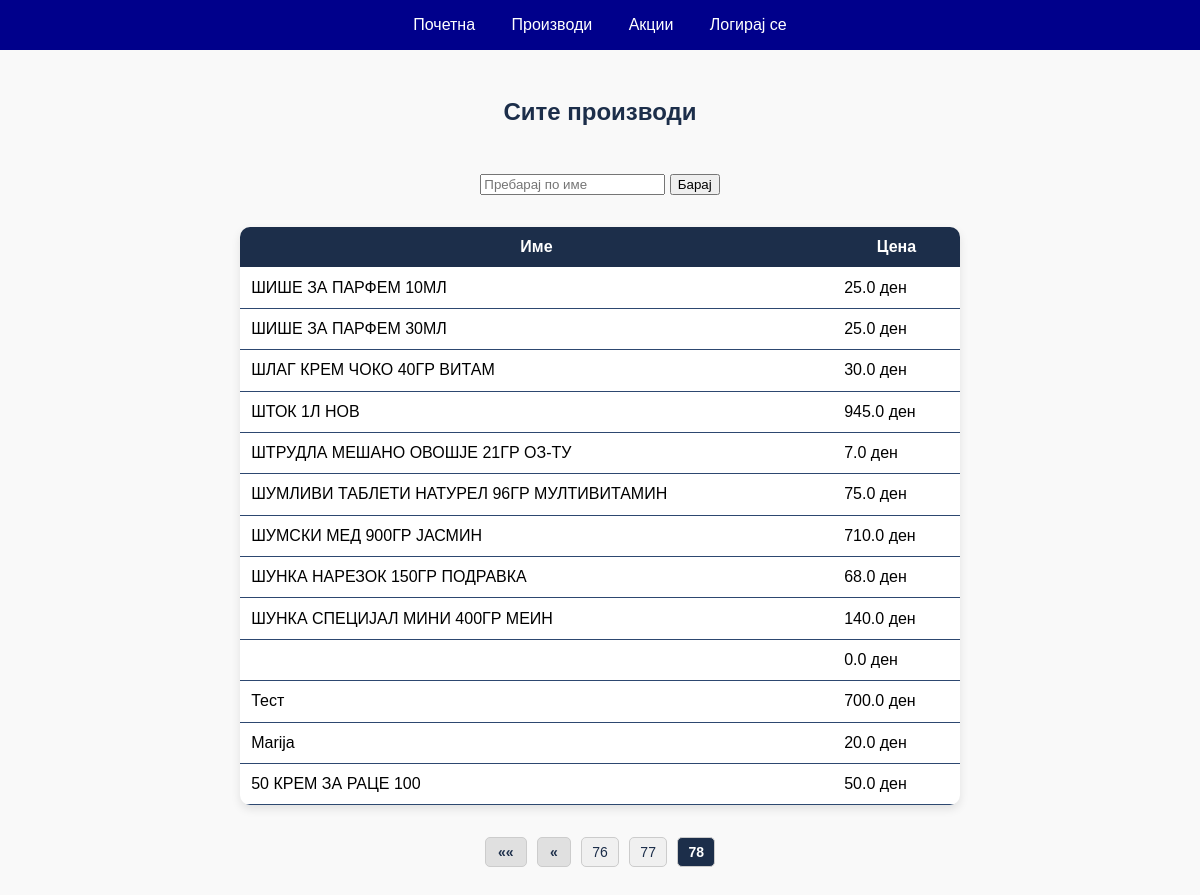
/products?page=78, run on the app's committed database.
### tables this page shows
CREATE TABLE products (
        id INTEGER PRIMARY KEY AUTOINCREMENT,
        code TEXT,
        name TEXT,
        price REAL,
        sale_price REAL
    );

### app.py (the view)
@app.route('/products')
def products():
    search = request.args.get('search', '')
    page = int(request.args.get('page', 1))
    per_page = 25
    offset = (page - 1) * per_page
    conn = get_db()
    if search:
        rows = conn.execute("SELECT * FROM products WHERE name LIKE ? LIMIT ? OFFSET ?",
                            (f'%{search}%', per_page, offset)).fetchall()
        total = conn.execute("SELECT COUNT(*) FROM products WHERE name LIKE ?",
                             (f'%{search}%',)).fetchone()[0]
    else:
        rows = conn.execute("SELECT * FROM products LIMIT ? OFFSET ?",
                            (per_page, offset)).fetchall()
        total = conn.execute("SELECT COUNT(*) FROM products").fetchone()[0]
    conn.close()
    pages = (total + per_page - 1) // per_page
    start = max(1, page - 2)
    end = min(pages, page + 2)
    return render_template('products.html',
                           products=rows,
                           current_page=page,
                           pages=pages,
                           search=search,
                           start=start,
                           end=end)

### app.py (called while the page is built)
def get_db():
    conn = sqlite3.connect(DB)
    conn.row_factory = sqlite3.Row
    return conn

### templates/products.html (shortened to what this page needs)
<!DOCTYPE html>
<html lang="mk">
<head>
    <link rel="stylesheet" href="/static/style.css">
</head>
<body>
<header>
    <nav>
        <a href="/">Почетна</a>
        <a href="/products">Производи</a>
        <a href="/sales">Акции</a>
        <a href="/login">Логирај се</a>
    </nav>
</header>
<h2 class="center">Сите производи</h2>
<form method="get" class="center">
    <input type="text" name="search" placeholder="Пребарај по име" value="{{ search }}">
    <button type="submit">Барај</button>
</form>
<table>
    <thead>
        <tr><th>Име</th><th>Цена</th></tr>
    </thead>
    <tbody>
        {% for p in products %}
        <tr>
            <td>{{ p.name }}</td>
            <td>{{ p.price }} ден</td>
        </tr>
        {% endfor %}
    </tbody>
</table>
<div class="pagination">
    {% set start = current_page - 2 if current_page - 2 > 0 else 1 %}
    {% set end = current_page + 2 if current_page + 2 <= pages else pages %}
    {% if current_page > 1 %}
        <a href="?page=1{% if search %}&search={{ search }}{% endif %}" class="page-link nav">&laquo;&laquo;</a>
        <a href="?page={{ current_page - 1 }}{% if search %}&search={{ search }}{% endif %}" class="page-link nav">&laquo;</a>
    {% endif %}
    {% for i in range(start, end + 1) %}
        <a href="?page={{ i }}{% if search %}&search={{ search }}{% endif %}" class="page-link {% if i == current_page %}active{% endif %}">{{ i }}</a>
    {% endfor %}
</div>
</body>
</html>

### static/style.css (style rules this page uses)
body { font-family: sans-serif; background: #f9f9f9; margin: 0; }
nav { background: darkblue; color: white; padding: 1em; text-align: center; }
nav a { color: white; margin: 0 1em; text-decoration: none; }
main.center, .center { text-align: center; margin: 2em auto; }
table { margin: 2em auto; border-collapse: collapse; background: white; width: 60%; border-radius: 10px; border: #2d4870; overflow: hidden; box-shadow: 0 4px 10px rgba(0, 0, 0, 0.1); }
th { background-color: #1c2e4a; color: white; border: 1px #2d4870; padding: 0.7em; }
td { padding: 0.7em; border-bottom:1px solid #2d4870; }
h2.center { text-align: center; margin-top: 2em; font-size: 24px; color: #1c2e4a; }
.pagination { text-align: center; margin: 2em 0; }
.page-link { display: inline-block; margin: 0 3px; padding: 6px 10px; text-decoration: none; background-color: #f0f0f0; color: #1c2e4a; border-radius: 5px; font-size: 14px; transition: background-color 0.2s, color 0.2s; border: 1px solid #ccc; }
.page-link.active { background-color: #1c2e4a; color: white; font-weight: bold; pointer-events: none; }
.page-link.nav { font-weight: bold; background-color: #e0e0e0; padding: 6px 12px; }

### data on the page
products: name "ШИШЕ ЗА ПАРФЕМ 10МЛ", price "25.0"
products: name "ШИШЕ ЗА ПАРФЕМ 30МЛ", price "25.0"
products: name "ШЛАГ КРЕМ ЧОКО 40ГР ВИТАМ", price "30.0"
products: name "ШТОК 1Л НОВ", price "945.0"
products: name "ШТРУДЛА МЕШАНО ОВОШЈЕ 21ГР ОЗ-ТУ", price "7.0"
products: name "ШУМЛИВИ ТАБЛЕТИ НАТУРЕЛ 96ГР МУЛТИВИТАМИН", price "75.0"
products: name "ШУМСКИ МЕД 900ГР ЈАСМИН", price "710.0"
products: name "ШУНКА НАРЕЗОК 150ГР ПОДРАВКА", price "68.0"
products: name "ШУНКА СПЕЦИЈАЛ МИНИ 400ГР МЕИН", price "140.0"
products: price "0.0"
products: name "Тест", price "700.0"
products: name "Marija", price "20.0"
products: name "50 КРЕМ ЗА РАЦЕ 100", price "50.0"

### other printed values
{{ i }} "76" "77" "78"
